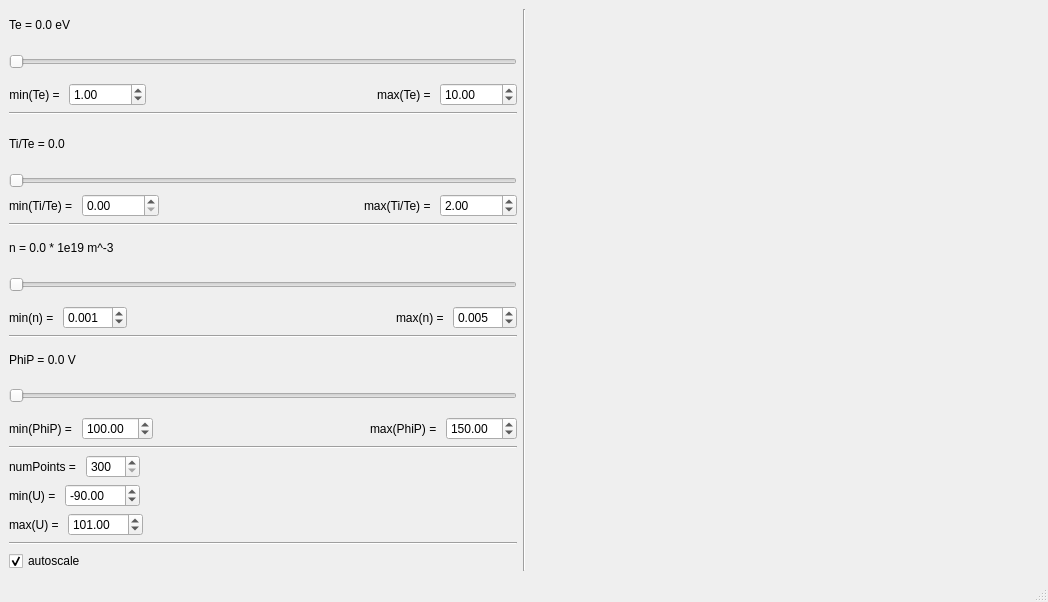
<?xml version="1.0" encoding="UTF-8"?>
<ui version="4.0">
 <class>SimpleLangmuirProbe</class>
 <widget class="QMainWindow" name="SimpleLangmuirProbe">
  <property name="geometry">
   <rect>
    <x>0</x>
    <y>0</y>
    <width>1048</width>
    <height>602</height>
   </rect>
  </property>
  <property name="windowTitle">
   <string>SimpleLangmuirProbe</string>
  </property>
  <widget class="QWidget" name="centralwidget">
   <property name="sizePolicy">
    <sizepolicy hsizetype="Expanding" vsizetype="Expanding">
     <horstretch>1</horstretch>
     <verstretch>1</verstretch>
    </sizepolicy>
   </property>
   <layout class="QGridLayout" name="gridLayout">
    <item row="0" column="0">
     <layout class="QHBoxLayout" name="horizontalLayout">
      <item>
       <layout class="QVBoxLayout" name="verticalLayout">
        <item>
         <layout class="QVBoxLayout" name="verticalLayout_2">
          <item>
           <widget class="QLabel" name="teLabel">
            <property name="text">
             <string>Te = 0.0 eV</string>
            </property>
           </widget>
          </item>
          <item>
           <widget class="QSlider" name="teSlider">
            <property name="sizePolicy">
             <sizepolicy hsizetype="Expanding" vsizetype="Preferred">
              <horstretch>0</horstretch>
              <verstretch>0</verstretch>
             </sizepolicy>
            </property>
            <property name="orientation">
             <enum>Qt::Horizontal</enum>
            </property>
           </widget>
          </item>
          <item>
           <layout class="QHBoxLayout" name="horizontalLayout_6">
            <item>
             <widget class="QLabel" name="label">
              <property name="sizePolicy">
               <sizepolicy hsizetype="Minimum" vsizetype="Preferred">
                <horstretch>0</horstretch>
                <verstretch>0</verstretch>
               </sizepolicy>
              </property>
              <property name="text">
               <string>min(Te) = </string>
              </property>
              <property name="alignment">
               <set>Qt::AlignRight|Qt::AlignTrailing|Qt::AlignVCenter</set>
              </property>
             </widget>
            </item>
            <item>
             <widget class="QDoubleSpinBox" name="minTeBox">
              <property name="sizePolicy">
               <sizepolicy hsizetype="Minimum" vsizetype="Fixed">
                <horstretch>0</horstretch>
                <verstretch>0</verstretch>
               </sizepolicy>
              </property>
              <property name="maximum">
               <double>10000.000000000000000</double>
              </property>
              <property name="value">
               <double>1.000000000000000</double>
              </property>
             </widget>
            </item>
            <item>
             <spacer name="horizontalSpacer">
              <property name="orientation">
               <enum>Qt::Horizontal</enum>
              </property>
              <property name="sizeHint" stdset="0">
               <size>
                <width>40</width>
                <height>20</height>
               </size>
              </property>
             </spacer>
            </item>
            <item>
             <widget class="QLabel" name="label_2">
              <property name="sizePolicy">
               <sizepolicy hsizetype="Minimum" vsizetype="Preferred">
                <horstretch>0</horstretch>
                <verstretch>0</verstretch>
               </sizepolicy>
              </property>
              <property name="text">
               <string>max(Te) = </string>
              </property>
              <property name="alignment">
               <set>Qt::AlignRight|Qt::AlignTrailing|Qt::AlignVCenter</set>
              </property>
             </widget>
            </item>
            <item>
             <widget class="QDoubleSpinBox" name="maxTeBox">
              <property name="sizePolicy">
               <sizepolicy hsizetype="Minimum" vsizetype="Fixed">
                <horstretch>0</horstretch>
                <verstretch>0</verstretch>
               </sizepolicy>
              </property>
              <property name="maximum">
               <double>10000.000000000000000</double>
              </property>
              <property name="value">
               <double>10.000000000000000</double>
              </property>
             </widget>
            </item>
           </layout>
          </item>
         </layout>
        </item>
        <item>
         <widget class="Line" name="line_6">
          <property name="orientation">
           <enum>Qt::Horizontal</enum>
          </property>
         </widget>
        </item>
        <item>
         <layout class="QVBoxLayout" name="verticalLayout_6">
          <item>
           <widget class="QLabel" name="tiLabel">
            <property name="text">
             <string>Ti/Te = 0.0</string>
            </property>
           </widget>
          </item>
          <item>
           <widget class="QSlider" name="tiSlider">
            <property name="orientation">
             <enum>Qt::Horizontal</enum>
            </property>
           </widget>
          </item>
          <item>
           <layout class="QHBoxLayout" name="horizontalLayout_9">
            <item>
             <widget class="QLabel" name="label_11">
              <property name="text">
               <string>min(Ti/Te) = </string>
              </property>
             </widget>
            </item>
            <item>
             <widget class="QDoubleSpinBox" name="minTiBox">
              <property name="maximum">
               <double>10000.000000000000000</double>
              </property>
              <property name="value">
               <double>0.000000000000000</double>
              </property>
             </widget>
            </item>
            <item>
             <spacer name="horizontalSpacer_7">
              <property name="orientation">
               <enum>Qt::Horizontal</enum>
              </property>
              <property name="sizeHint" stdset="0">
               <size>
                <width>40</width>
                <height>20</height>
               </size>
              </property>
             </spacer>
            </item>
            <item>
             <widget class="QLabel" name="label_12">
              <property name="text">
               <string>max(Ti/Te) = </string>
              </property>
             </widget>
            </item>
            <item>
             <widget class="QDoubleSpinBox" name="maxTiBox">
              <property name="maximum">
               <double>10000.000000000000000</double>
              </property>
              <property name="value">
               <double>2.000000000000000</double>
              </property>
             </widget>
            </item>
           </layout>
          </item>
         </layout>
        </item>
        <item>
         <widget class="Line" name="line">
          <property name="orientation">
           <enum>Qt::Horizontal</enum>
          </property>
         </widget>
        </item>
        <item>
         <layout class="QVBoxLayout" name="verticalLayout_3">
          <item>
           <widget class="QLabel" name="nLabel">
            <property name="text">
             <string>n = 0.0 * 1e19 m^-3</string>
            </property>
           </widget>
          </item>
          <item>
           <widget class="QSlider" name="nSlider">
            <property name="sizePolicy">
             <sizepolicy hsizetype="Expanding" vsizetype="Preferred">
              <horstretch>1</horstretch>
              <verstretch>0</verstretch>
             </sizepolicy>
            </property>
            <property name="orientation">
             <enum>Qt::Horizontal</enum>
            </property>
           </widget>
          </item>
          <item>
           <layout class="QHBoxLayout" name="horizontalLayout_2">
            <item>
             <widget class="QLabel" name="label_3">
              <property name="sizePolicy">
               <sizepolicy hsizetype="Minimum" vsizetype="Preferred">
                <horstretch>0</horstretch>
                <verstretch>0</verstretch>
               </sizepolicy>
              </property>
              <property name="text">
               <string>min(n) = </string>
              </property>
             </widget>
            </item>
            <item>
             <widget class="QDoubleSpinBox" name="minNBox">
              <property name="decimals">
               <number>3</number>
              </property>
              <property name="value">
               <double>0.001000000000000</double>
              </property>
             </widget>
            </item>
            <item>
             <spacer name="horizontalSpacer_2">
              <property name="orientation">
               <enum>Qt::Horizontal</enum>
              </property>
              <property name="sizeHint" stdset="0">
               <size>
                <width>40</width>
                <height>20</height>
               </size>
              </property>
             </spacer>
            </item>
            <item>
             <widget class="QLabel" name="label_4">
              <property name="sizePolicy">
               <sizepolicy hsizetype="Minimum" vsizetype="Preferred">
                <horstretch>0</horstretch>
                <verstretch>0</verstretch>
               </sizepolicy>
              </property>
              <property name="text">
               <string>max(n) = </string>
              </property>
             </widget>
            </item>
            <item>
             <widget class="QDoubleSpinBox" name="maxNBox">
              <property name="decimals">
               <number>3</number>
              </property>
              <property name="value">
               <double>0.005000000000000</double>
              </property>
             </widget>
            </item>
           </layout>
          </item>
         </layout>
        </item>
        <item>
         <widget class="Line" name="line_2">
          <property name="orientation">
           <enum>Qt::Horizontal</enum>
          </property>
         </widget>
        </item>
        <item>
         <layout class="QVBoxLayout" name="verticalLayout_4">
          <item>
           <widget class="QLabel" name="phipLabel">
            <property name="sizePolicy">
             <sizepolicy hsizetype="Preferred" vsizetype="Preferred">
              <horstretch>0</horstretch>
              <verstretch>0</verstretch>
             </sizepolicy>
            </property>
            <property name="text">
             <string>PhiP = 0.0 V</string>
            </property>
           </widget>
          </item>
          <item>
           <widget class="QSlider" name="phipSlider">
            <property name="sizePolicy">
             <sizepolicy hsizetype="Expanding" vsizetype="Preferred">
              <horstretch>1</horstretch>
              <verstretch>0</verstretch>
             </sizepolicy>
            </property>
            <property name="orientation">
             <enum>Qt::Horizontal</enum>
            </property>
           </widget>
          </item>
          <item>
           <layout class="QHBoxLayout" name="horizontalLayout_7">
            <item>
             <widget class="QLabel" name="label_5">
              <property name="text">
               <string>min(PhiP) = </string>
              </property>
             </widget>
            </item>
            <item>
             <widget class="QDoubleSpinBox" name="minPhiPBox">
              <property name="decimals">
               <number>2</number>
              </property>
              <property name="maximum">
               <double>2000.000000000000000</double>
              </property>
              <property name="value">
               <double>100.000000000000000</double>
              </property>
             </widget>
            </item>
            <item>
             <spacer name="horizontalSpacer_3">
              <property name="orientation">
               <enum>Qt::Horizontal</enum>
              </property>
              <property name="sizeHint" stdset="0">
               <size>
                <width>40</width>
                <height>20</height>
               </size>
              </property>
             </spacer>
            </item>
            <item>
             <widget class="QLabel" name="label_6">
              <property name="text">
               <string>max(PhiP) = </string>
              </property>
             </widget>
            </item>
            <item>
             <widget class="QDoubleSpinBox" name="maxPhiPBox">
              <property name="maximum">
               <double>2000.000000000000000</double>
              </property>
              <property name="value">
               <double>150.000000000000000</double>
              </property>
             </widget>
            </item>
           </layout>
          </item>
         </layout>
        </item>
        <item>
         <widget class="Line" name="line_5">
          <property name="orientation">
           <enum>Qt::Horizontal</enum>
          </property>
         </widget>
        </item>
        <item>
         <layout class="QVBoxLayout" name="verticalLayout_5">
          <item>
           <layout class="QHBoxLayout" name="horizontalLayout_5">
            <item>
             <widget class="QLabel" name="label_9">
              <property name="text">
               <string>numPoints = </string>
              </property>
             </widget>
            </item>
            <item>
             <widget class="QSpinBox" name="numPointsBox">
              <property name="sizePolicy">
               <sizepolicy hsizetype="Minimum" vsizetype="Fixed">
                <horstretch>0</horstretch>
                <verstretch>0</verstretch>
               </sizepolicy>
              </property>
              <property name="minimum">
               <number>300</number>
              </property>
              <property name="maximum">
               <number>1000</number>
              </property>
             </widget>
            </item>
            <item>
             <spacer name="horizontalSpacer_6">
              <property name="orientation">
               <enum>Qt::Horizontal</enum>
              </property>
              <property name="sizeHint" stdset="0">
               <size>
                <width>40</width>
                <height>20</height>
               </size>
              </property>
             </spacer>
            </item>
           </layout>
          </item>
          <item>
           <layout class="QHBoxLayout" name="horizontalLayout_4">
            <item>
             <widget class="QLabel" name="label_8">
              <property name="text">
               <string>min(U) = </string>
              </property>
             </widget>
            </item>
            <item>
             <widget class="QDoubleSpinBox" name="minUBox">
              <property name="minimum">
               <double>-1000.000000000000000</double>
              </property>
              <property name="maximum">
               <double>1000.000000000000000</double>
              </property>
              <property name="value">
               <double>-90.000000000000000</double>
              </property>
             </widget>
            </item>
            <item>
             <spacer name="horizontalSpacer_5">
              <property name="orientation">
               <enum>Qt::Horizontal</enum>
              </property>
              <property name="sizeHint" stdset="0">
               <size>
                <width>40</width>
                <height>20</height>
               </size>
              </property>
             </spacer>
            </item>
           </layout>
          </item>
          <item>
           <layout class="QHBoxLayout" name="horizontalLayout_3">
            <item>
             <widget class="QLabel" name="label_7">
              <property name="text">
               <string>max(U) = </string>
              </property>
             </widget>
            </item>
            <item>
             <widget class="QDoubleSpinBox" name="maxUBox">
              <property name="minimum">
               <double>-1000.000000000000000</double>
              </property>
              <property name="maximum">
               <double>1000.000000000000000</double>
              </property>
              <property name="value">
               <double>101.000000000000000</double>
              </property>
             </widget>
            </item>
            <item>
             <spacer name="horizontalSpacer_4">
              <property name="orientation">
               <enum>Qt::Horizontal</enum>
              </property>
              <property name="sizeHint" stdset="0">
               <size>
                <width>40</width>
                <height>20</height>
               </size>
              </property>
             </spacer>
            </item>
           </layout>
          </item>
         </layout>
        </item>
        <item>
         <widget class="Line" name="line_4">
          <property name="orientation">
           <enum>Qt::Horizontal</enum>
          </property>
         </widget>
        </item>
        <item>
         <widget class="QCheckBox" name="autoscaleBox">
          <property name="text">
           <string>autoscale</string>
          </property>
          <property name="checked">
           <bool>true</bool>
          </property>
          <property name="tristate">
           <bool>false</bool>
          </property>
         </widget>
        </item>
       </layout>
      </item>
      <item>
       <widget class="Line" name="line_3">
        <property name="orientation">
         <enum>Qt::Vertical</enum>
        </property>
       </widget>
      </item>
      <item>
       <widget class="QCustomPlot" name="qcp" native="true">
        <property name="sizePolicy">
         <sizepolicy hsizetype="Expanding" vsizetype="Preferred">
          <horstretch>0</horstretch>
          <verstretch>0</verstretch>
         </sizepolicy>
        </property>
       </widget>
      </item>
     </layout>
    </item>
   </layout>
  </widget>
  <widget class="QMenuBar" name="menubar">
   <property name="geometry">
    <rect>
     <x>0</x>
     <y>0</y>
     <width>1048</width>
     <height>20</height>
    </rect>
   </property>
  </widget>
  <widget class="QStatusBar" name="statusbar"/>
 </widget>
 <customwidgets>
  <customwidget>
   <class>QCustomPlot</class>
   <extends>QWidget</extends>
   <header>qcustomplot.h</header>
   <container>1</container>
  </customwidget>
 </customwidgets>
 <resources/>
 <connections/>
</ui>
